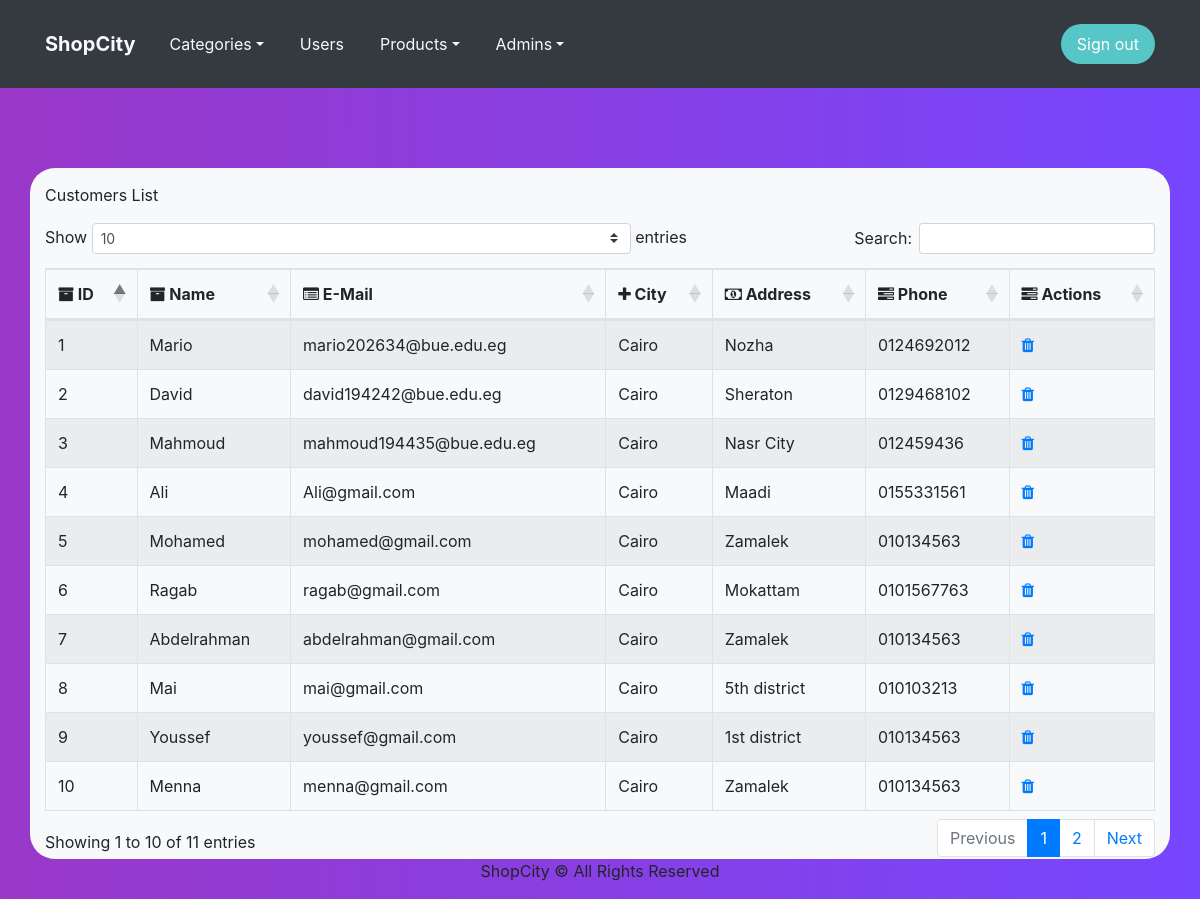
Screenshot of /d/admin/view_customers.php with the database file from the repository.
### tables this page shows
CREATE TABLE `customer` (
  `CustID` int(11) NOT NULL,
  `CustFirstName` varchar(50) NOT NULL,
  `CustLastName` varchar(50) NOT NULL,
  `CustEmail` varchar(200) NOT NULL,
  `CustPassword` varchar(100) NOT NULL,
  `CustAddress` varchar(500) NOT NULL,
  `CustCity` varchar(50) NOT NULL,
  `CustPhone` varchar(50) NOT NULL,
  `cart` text
);

### d/admin/view_customers.php (the view, shortened to what this page needs)
<?php
include('assets/header.php');
include('../inc/config.php');
?>
    <div class="container d-lg-flex justify-content-lg-center align-items-lg-center infoboxdiv">
    </div>
    <div class="container tablediv">
        <div class="row">
            <div class="col-md-12">
                <div>
                    <p style="margin-top: 15px;">Customers List</p>
                </div>
                <div>
                    <div>
                        <table id="table1" class="table table-striped table-bordered" style="width:100%">
        <thead>
            <tr>
                <th><i class="fa fa-archive"></i>&nbsp;ID</th>
                <th><i class="fa fa-archive"></i>&nbsp;Name</th>
                <th><i class="fa fa-list-alt"></i>&nbsp;E-Mail</th>
                <th><i class="fa fa-plus"></i>&nbsp;City</th>
                <th><i class="fa fa-money"></i>&nbsp;Address</th>
                <th><i class="fa fa-tasks"></i>&nbsp;Phone</th>
                <th><i class="fa fa-tasks"></i>&nbsp;Actions</th>
            </tr>
        </thead>
        <tbody>
            <?php
            $query="SELECT `CustID`, `CustFirstName`, `CustLastName`, `CustEmail`, `CustPassword`, `CustAddress`, `CustCity`, `CustPhone` FROM `customer`";
            $result=mysqli_query($con, $query);
            while($row=mysqli_fetch_array($result))
            {
            ?>
            <tr>
                <td><?php echo $row['CustID']; ?></td>
                <td><?php echo $row['CustFirstName']; ?></td>
                <td><?php echo $row['CustEmail']; ?></td>
                <td><?php echo $row['CustCity']; ?></td>
                <td><?php echo $row['CustAddress']; ?></td>
                <td><?php echo $row['CustPhone']; ?></td>
                <td>
                    <a href="assets/functions/deletecustomer.php?id=<?php echo $row['CustID']; ?>"><i class="fa fa-trash"></i></a>
                </td>
            </tr>
            <?php
            }
            ?>
        </tbody>
    </table>
                    </div>
                </div>
            </div>
        </div>
    </div>
<?php include('assets/footer.php'); ?>

### d/admin/assets/css/style.css (style rules this page uses)
body { background: linear-gradient(-89deg, rgb(118,70,255) 0%, rgb(154,56,200) 100%); }
.infoboxdiv { height: 79.7969px; }
.tablediv { background: var(--light) !important; border-radius: 25px; }

### rows the page displays
customer: CustID "1", CustFirstName "Mario", CustEmail "mario202634@bue.edu.eg", CustCity "Cairo", CustAddress "Nozha", CustPhone "0124692012"
customer: CustID "2", CustFirstName "David", CustEmail "david194242@bue.edu.eg", CustCity "Cairo", CustAddress "Sheraton", CustPhone "0129468102"
customer: CustID "3", CustFirstName "Mahmoud", CustEmail "mahmoud194435@bue.edu.eg", CustCity "Cairo", CustAddress "Nasr City", CustPhone "012459436"
customer: CustID "4", CustFirstName "Ali", CustEmail "Ali@gmail.com", CustCity "Cairo", CustAddress "Maadi", CustPhone "0155331561"
customer: CustID "5", CustFirstName "Mohamed", CustEmail "mohamed@gmail.com", CustCity "Cairo", CustAddress "Zamalek", CustPhone "010134563"
customer: CustID "6", CustFirstName "Ragab", CustEmail "ragab@gmail.com", CustCity "Cairo", CustAddress "Mokattam", CustPhone "0101567763"
customer: CustID "7", CustFirstName "Abdelrahman", CustEmail "abdelrahman@gmail.com", CustCity "Cairo", CustAddress "Zamalek", CustPhone "010134563"
customer: CustID "8", CustFirstName "Mai", CustEmail "mai@gmail.com", CustCity "Cairo", CustAddress "5th district", CustPhone "010103213"
customer: CustID "9", CustFirstName "Youssef", CustEmail "youssef@gmail.com", CustCity "Cairo", CustAddress "1st district", CustPhone "010134563"
customer: CustID "10", CustFirstName "Menna", CustEmail "menna@gmail.com", CustCity "Cairo", CustAddress "Zamalek", CustPhone "010134563"
